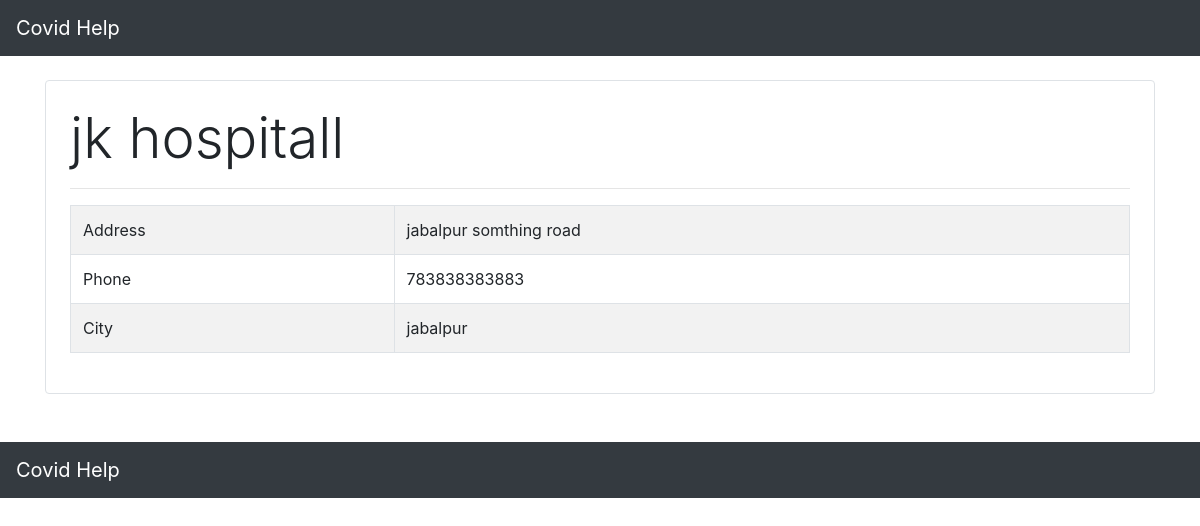
The page /hospital/9 on the database its author committed.
### app/models.py (models this page shows, shortened)
class Hospital(models.Model):
    name = models.CharField(max_length=50 , null=False , blank=False)
    phone = models.CharField(max_length=12 , null=False , blank=False)
    address = models.CharField(max_length=200 , null=False , blank=False)
    city = models.ForeignKey(
        City, on_delete=models.CASCADE ,related_name='hospitals')

class City(models.Model):
    name = models.CharField(max_length=50 , null=False , blank=False)
    state = models.ForeignKey(State, on_delete=models.CASCADE ,related_name='cities')
    def __str__(self):
       return self.name

### app/views.py (the view)
# urls.py: path('hospital/<int:pk>',HospitalDetailView.as_view(), name='hospital_detail')
class HospitalDetailView(generic.DetailView):
     model=Hospital

### app/templates/app/hospital_detail.html
{% extends 'app/base.html' %}
{% block content %}
    <div class="container">
        <div class="mt-4 border rounded p-4">
            <p class="display-4">{{hospital.name}}</p>
            <hr>
            <table class="table table-striped table-bordered">
                <tr>
                    <td>Address</td>
                    <td>{{hospital.address}}</td>
                </tr>
                <tr>
                    <td>Phone</td>
                    <td>{{hospital.phone}}</td>
                </tr>
                <tr>
                    <td>City</td>
                    <td>{{hospital.city}}</td>
                </tr>
            </table>
        </div>
    </div>
{% endblock %}

### rows shown on the page
Hospital: name "jk hospitall", address "jabalpur somthing road", phone "783838383883", city "jabalpur"
